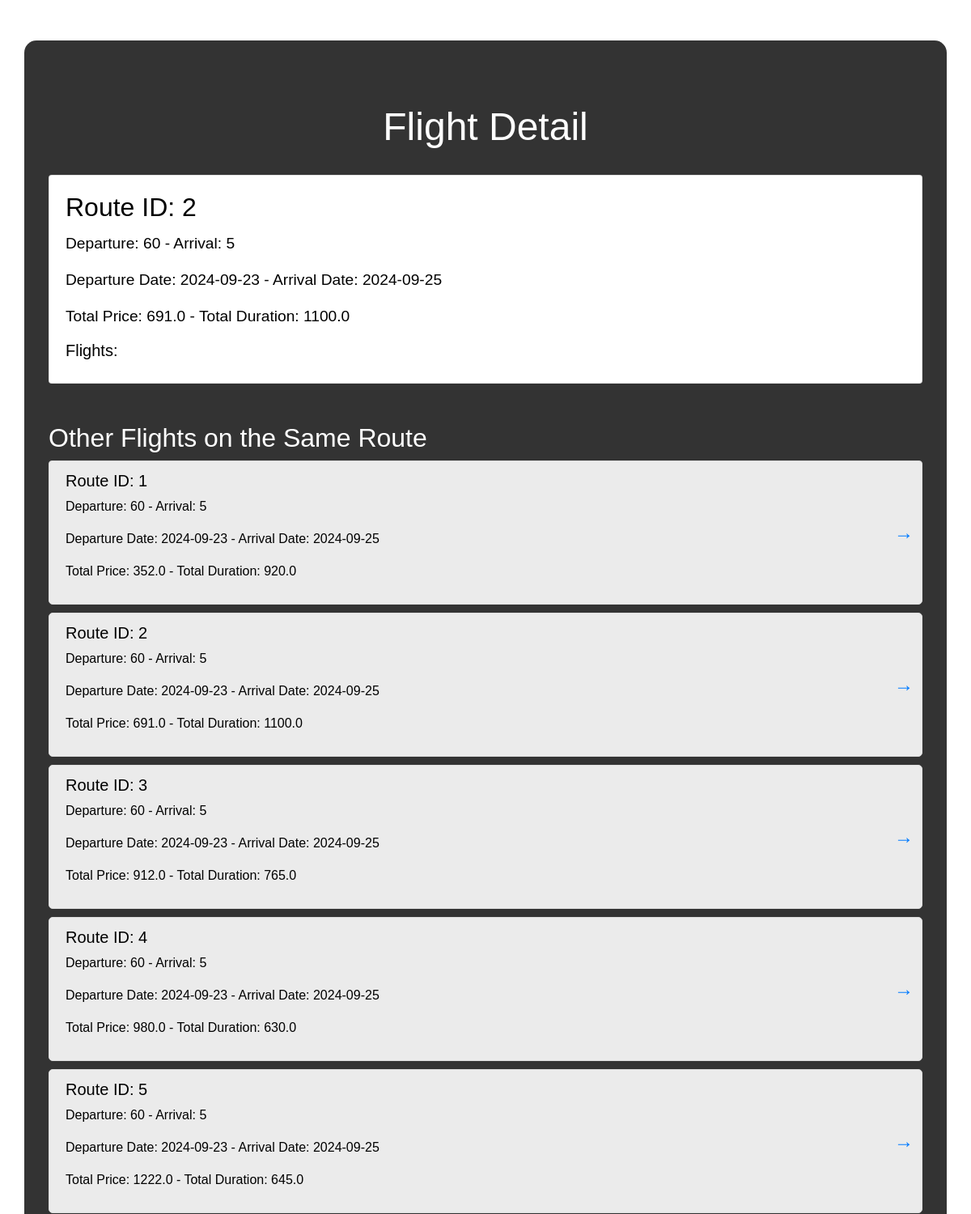
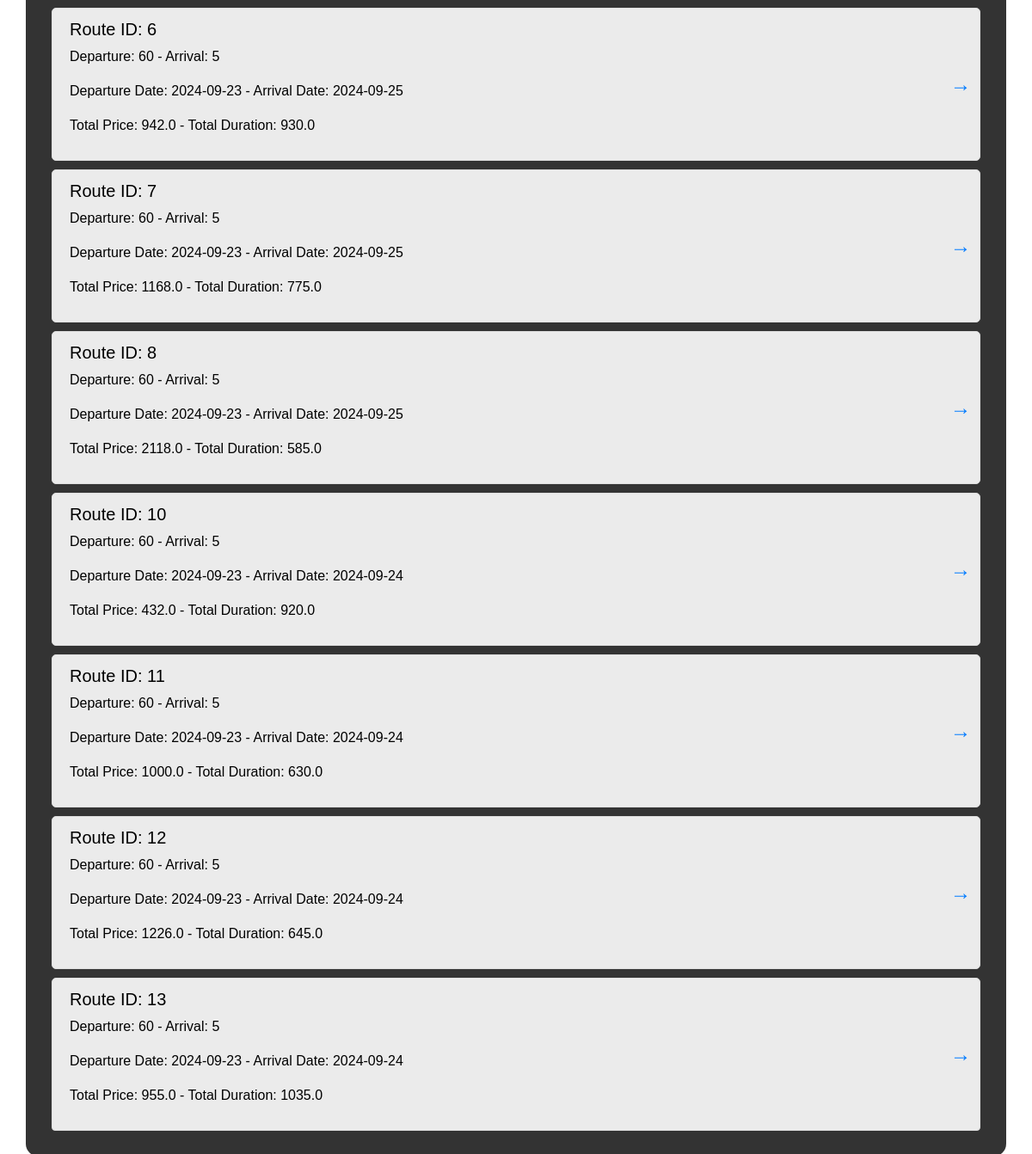
Page /flight/2 on the committed database (2 pictures, top to bottom).
### models.py (models this page shows, shortened)
class RouteData(db.Model):
    id = db.Column(db.Integer, primary_key=True)
    departure_airport_id = db.Column(db.Integer, db.ForeignKey('airports.id'), nullable=False)
    arrival_airport_id = db.Column(db.Integer, db.ForeignKey('airports.id'), nullable=False)
    departure_date = db.Column(db.String(20), nullable=False)
    end_date = db.Column(db.String(20), nullable=False)
    total_price = db.Column(db.Float, nullable=False)
    total_duration = db.Column(db.Float, nullable=False)

### flask_app.py (the view)
@app.route('/flight/<int:id>', methods=['GET'])
def get_flight(id):
    flight = RouteData.query.get_or_404(id)
    all_other_flights = RouteData.query.filter(
        RouteData.departure_airport_id == flight.departure_airport_id,
        RouteData.arrival_airport_id == flight.arrival_airport_id,
    ).all()
    return render_template('detail.html', flight=flight, all_other_flights=all_other_flights)

### templates/detail.html (shortened to what this page needs)
<!DOCTYPE html>
<html lang="en">
<head>
    <link rel="stylesheet" href="https://maxcdn.bootstrapcdn.com/bootstrap/4.0.0/css/bootstrap.min.css">
</head>
<body>
    <div class="container">
        <h1 class="mt-5">Flight Detail</h1>
        <div class="card">
            <div class="card-body" style="color: black; font-size: larger;">
                <h2 class="card-title">Route ID: {{ flight.id }}</h5>
                <p class="card-text">Departure: {{ flight.departure_airport_id }} - Arrival: {{ flight.arrival_airport_id }}</p>
                <p class="card-text">Departure Date: {{ flight.departure_date }} - Arrival Date: {{ flight.end_date }}</p>
                <p class="card-text">Total Price: {{ flight.total_price }} - Total Duration: {{ flight.total_duration }}</p>
                <h5>Flights:</h5>
            </div>
        </div>
        <h2 class="mt-5">Other Flights on the Same Route</h2>
        <ul class="list-group">
            {% for other_flight in all_other_flights %}
                <li class="list-group-item" style="color: black; position: relative; cursor: pointer;" onclick="window.location.href='/flight/{{ other_flight.id }}'">
                    <h5>Route ID: {{ other_flight.id }}</h5>
                    <p>Departure: {{ other_flight.departure_airport_id }} - Arrival: {{ other_flight.arrival_airport_id }}</p>
                    <p>Departure Date: {{ other_flight.departure_date }} - Arrival Date: {{ other_flight.end_date }}</p>
                    <p>Total Price: {{ other_flight.total_price }} - Total Duration: {{ other_flight.total_duration }}</p>
                    <a href="/flight/{{ other_flight.id }}" style="position: absolute; right: 10px; top: 50%; transform: translateY(-50%); font-size: 24px;">
                        &rarr;
                    </a>
                </li>
            {% endfor %}
        </ul>
    </div>
</body>
</html>

### templates/detail.html (style rules this page uses)
body { background-image: url('https://static.vecteezy.com/system/resources/previews/042/197/321/non_2x/ai-generated-sky-with-airplane-background-free-photo.jpg'); background-size: cover; background-position: top; background-repeat: no-repeat; background-attachment: fixed; color: #fff; font-family: 'Arial', sans-serif; }
.container { background: rgba(0, 0, 0, 0.8); padding: 30px; border-radius: 15px; margin-top: 50px; }
h1 { font-size: 3rem; text-align: center; margin-bottom: 30px; }
.list-group-item { background-color: rgba(255, 255, 255, 0.9); border: 1px solid #ddd; margin-bottom: 10px; border-radius: 5px; }

### rows in the picture
RouteData: id "2", departure_airport_id "60", arrival_airport_id "5", departure_date "2024-09-23", end_date "2024-09-25", total_price "691.0", total_duration "1100.0"
RouteData: id "1", departure_airport_id "60", arrival_airport_id "5", departure_date "2024-09-23", end_date "2024-09-25", total_price "352.0", total_duration "920.0"
RouteData: id "3", departure_airport_id "60", arrival_airport_id "5", departure_date "2024-09-23", end_date "2024-09-25", total_price "912.0", total_duration "765.0"
RouteData: id "4", departure_airport_id "60", arrival_airport_id "5", departure_date "2024-09-23", end_date "2024-09-25", total_price "980.0", total_duration "630.0"
RouteData: id "5", departure_airport_id "60", arrival_airport_id "5", departure_date "2024-09-23", end_date "2024-09-25", total_price "1222.0", total_duration "645.0"
RouteData: id "6", departure_airport_id "60", arrival_airport_id "5", departure_date "2024-09-23", end_date "2024-09-25", total_price "942.0", total_duration "930.0"
RouteData: id "7", departure_airport_id "60", arrival_airport_id "5", departure_date "2024-09-23", end_date "2024-09-25", total_price "1168.0", total_duration "775.0"
RouteData: id "8", departure_airport_id "60", arrival_airport_id "5", departure_date "2024-09-23", end_date "2024-09-25", total_price "2118.0", total_duration "585.0"
RouteData: id "10", departure_airport_id "60", arrival_airport_id "5", departure_date "2024-09-23", end_date "2024-09-24", total_price "432.0", total_duration "920.0"
RouteData: id "11", departure_airport_id "60", arrival_airport_id "5", departure_date "2024-09-23", end_date "2024-09-24", total_price "1000.0", total_duration "630.0"
RouteData: id "12", departure_airport_id "60", arrival_airport_id "5", departure_date "2024-09-23", end_date "2024-09-24", total_price "1226.0", total_duration "645.0"
RouteData: id "13", departure_airport_id "60", arrival_airport_id "5", departure_date "2024-09-23", end_date "2024-09-24", total_price "955.0", total_duration "1035.0"
